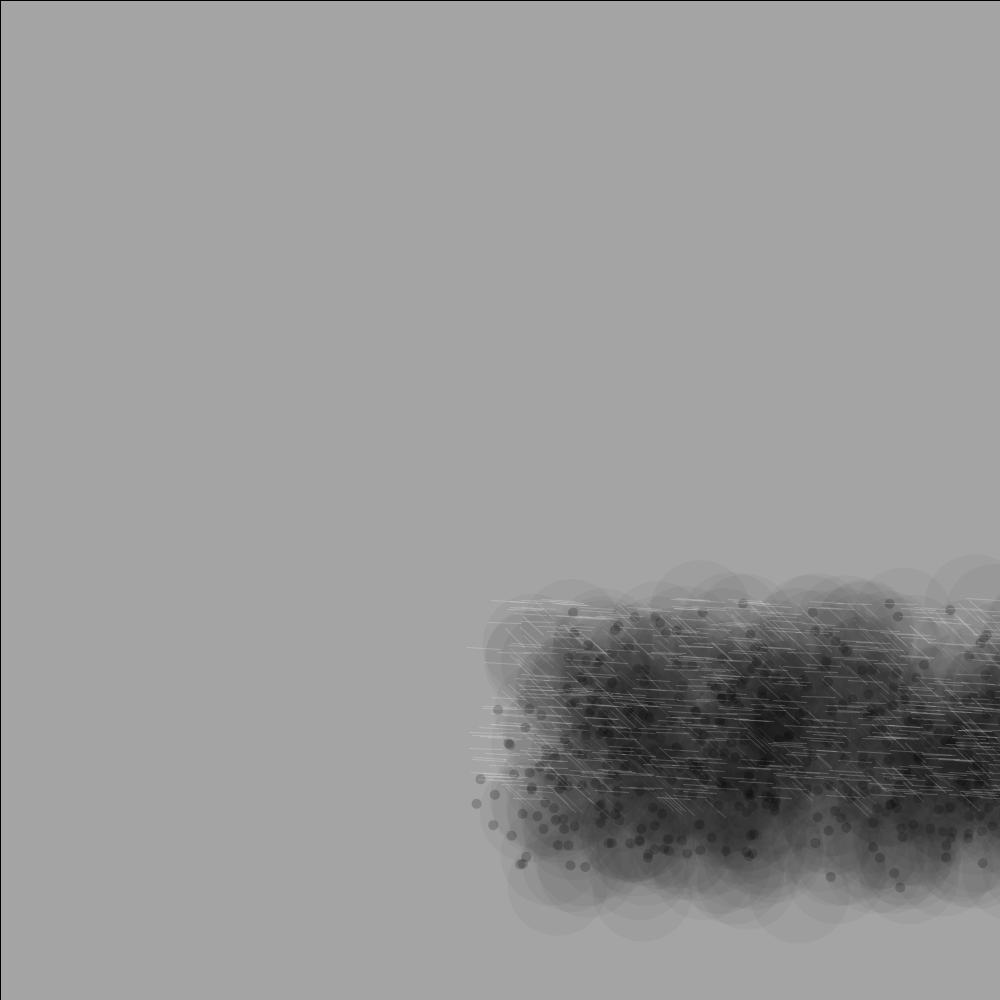
Frame 1 (no input)
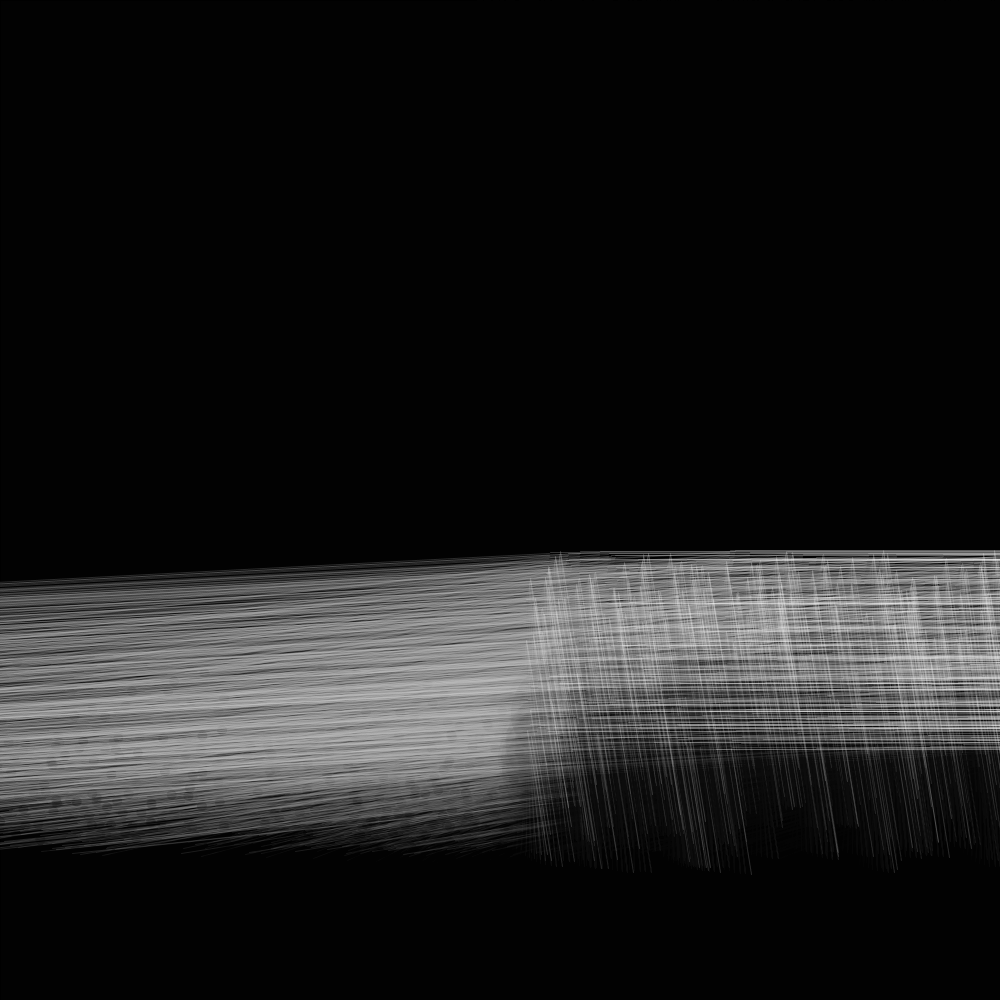
Frame 60 (the mouse pressed at the canvas centre just before this capture)
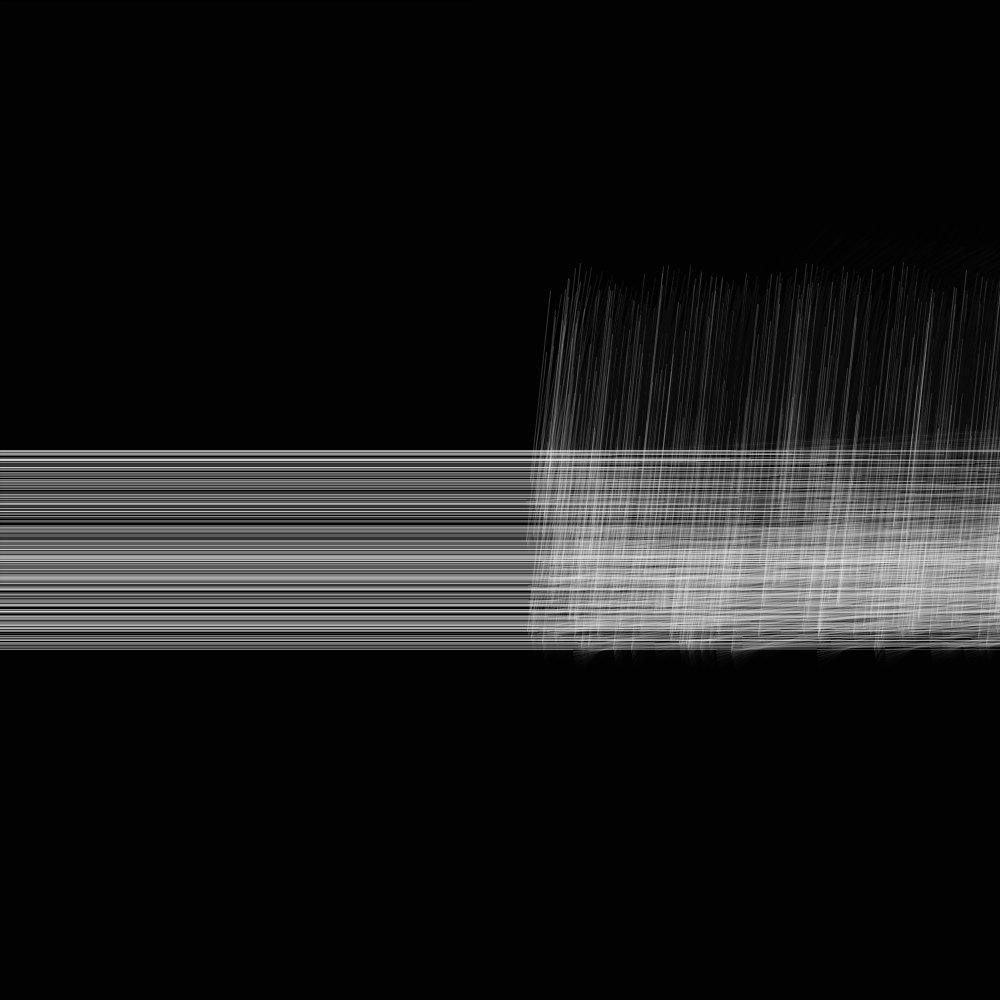
Frame 120 (the mouse held since frame 60 and released just before this capture)

The Processing sketch that drew these frames (run headless with seeded random() and noise(); from frame 60 on, the mouse is pressed at the canvas centre):

// Processing sketch: processing_152874
// ── processing_152874.pde

/*
 * Creative Coding
 * Week 3, 04 - spinning top: curved motion with sin() and cos()
 * by Indae Hwang and Jon McCormack
 * Copyright (c) 2014 Monash University
 *
 * This sketch is the first cut at translating the motion of a spinning top
 * to trace a drawing path. This sketch traces a path using sin() and cos()
 *
 */
 Forma2 [] forma2 = new Forma2[500];
Forma [] forma = new Forma[500];
float x, y;      // current drawing position
float dx, dy;    // change in position at each frame
float rad;       // radius for the moving hand

void setup() {
  size(1000, 1000);


for(int i =0; i<forma.length; i++){
  forma[i] = new Forma (random(500,displayWidth-500), random(500,displayHeight-500));
}
for(int i =0; i<forma2.length; i++){
  forma2[i] = new Forma2 (random(500,displayWidth-500), random(500,displayHeight-500));
}
  
dx = 10;
dy = 10;


 
}


void draw() {
   
  // blend the old frames into the background
  //blendMode(BLEND);
  fill(0, 50);
  rect(0, 0, width, height);
  rad = radians(frameCount);
  for (int i=0; i <forma.length;i++){
  forma[i].mostrar();
  }
  for (int i=0; i <forma2.length;i++){
  forma2[i].mostrar();
  }
}
  
  class Forma {

  // calculate new position
  float x;
  float y;
 

Forma(float _x, float _y){
  x = _x;
  y = _y;
   x += dx;
   y += dy;

  
}
  
  void mostrar(){
  float max = 1;
  float min = 0.5;
  //When the shape hits the edge of the window, it reverses its direction and changes velocity
  if (x > width-500 || x < 500) {
    dx = dx > 0 ? -random(min, max) : random(min, max);
  }

  if (y > height-500 || y < 500) {
    dy = dy > 0 ? -random(min, max) : random(min, max);
  }

  float bx = x + 30 * sin(rad);
  float by = y + 100 * cos(rad);

  //fill(180);

  float radius = 1000 * sin(rad*0.1);
  float handX = bx - radius * sin(rad*3);
  float handY = by - radius * cos(rad*3);

  stroke(255,50);
  line(bx, by, handX+20, handY+20);
  noStroke();
  fill(0,10);
  ellipse(handX+random(100), handY+random(100), 100, 100);
  //ellipse(handX, handY, 3, 3);
  //fill(0);
  //ellipse(bx,by, 3, 3);
}
  }
  
  class Forma2 {

  // calculate new position
  float x;
  float y;
 

Forma2(float _x, float _y){
  x = _x;
  y = _y;
   x += dx;
   y += dy;

  
}
  
  void mostrar(){
  float max = 1;
  float min = 0.5;
  //When the shape hits the edge of the window, it reverses its direction and changes velocity
  if (x > width-500 || x < 500) {
    dx = dx > 0 ? -random(min, max) : random(min, max);
  }

  if (y > height-500 || y < 500) {
    dy = dy > 0 ? -random(min, max) : random(min, max);
  }

  float bx = x + 30 * sin(rad);
  float by = y + 100 * cos(rad);

  //fill(180);

  float radius = 1000 * sin(rad*0.1);
  float handX = bx - radius / sin(rad*3);
  float handY = by - radius / cos(rad*3);

  stroke(255,50);
  line(bx, by, handX, handY);
  noStroke();
  fill(0,50);
  ellipse(handX+random(100), handY+random(100), 10, 10);
  //fill(0);
  //ellipse(bx,by, 3, 3);
}
  }
  
